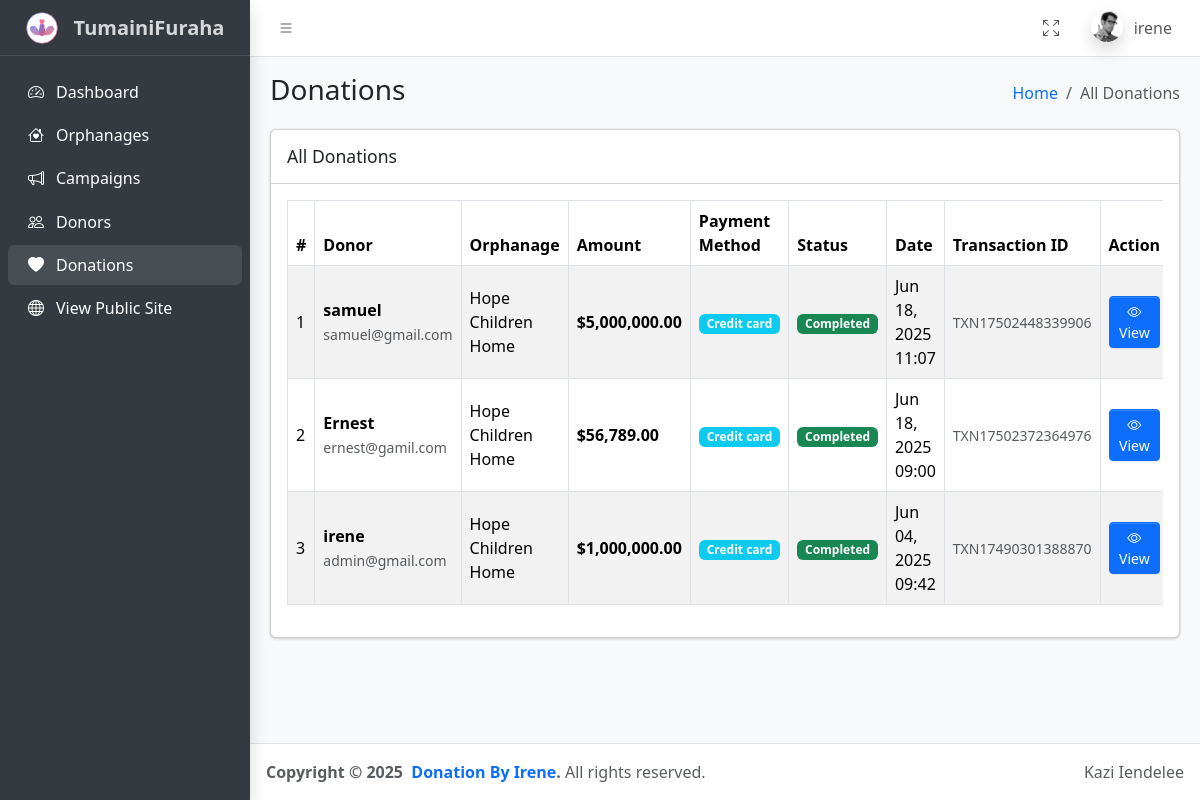
Screenshot of /dist/pages/donations.php (signed in) with the database file from the repository.
### tables this page shows
CREATE TABLE `donations` (
  `id` int NOT NULL AUTO_INCREMENT,
  `user_id` int NOT NULL,
  `orphanage_id` int NOT NULL,
  `campaign_id` int DEFAULT NULL,
  `amount` decimal(10,2) NOT NULL,
  `payment_status` enum('pending','completed','failed','refunded') NOT NULL DEFAULT 'pending',
  `payment_method` varchar(50) NOT NULL,
  `transaction_id` varchar(255) DEFAULT NULL,
  `message` text,
  `created_at` timestamp NOT NULL DEFAULT CURRENT_TIMESTAMP,
  `updated_at` timestamp NULL DEFAULT NULL ON UPDATE CURRENT_TIMESTAMP,
  PRIMARY KEY (`id`),
  KEY `user_id` (`user_id`),
  KEY `orphanage_id` (`orphanage_id`),
  KEY `campaign_id` (`campaign_id`),
  KEY `idx_donations_campaign_status` (`campaign_id`,`payment_status`),
  CONSTRAINT `donations_ibfk_3` FOREIGN KEY (`campaign_id`) REFERENCES `campaigns` (`id`) ON DELETE SET NULL
);

CREATE TABLE `users` (
  `id` int NOT NULL AUTO_INCREMENT,
  `username` varchar(255) NOT NULL,
  `first_name` varchar(255) NOT NULL,
  `middle_name` varchar(255) NOT NULL,
  `last_name` varchar(255) NOT NULL,
  `phone` varchar(255) NOT NULL,
  `email` varchar(255) NOT NULL,
  `password` varchar(255) NOT NULL,
  `created_at` timestamp NOT NULL DEFAULT CURRENT_TIMESTAMP,
  `role` varchar(255) NOT NULL DEFAULT 'donor',
  PRIMARY KEY (`id`)
);

CREATE TABLE `orphanages` (
  `id` int NOT NULL,
  `name` varchar(255) NOT NULL,
  `location` varchar(255) NOT NULL,
  `description` text NOT NULL,
  `contact_person` varchar(255) NOT NULL,
  `contact_phone` varchar(20) NOT NULL,
  `contact_email` varchar(255) NOT NULL,
  `bank_account` varchar(255) DEFAULT NULL,
  `image` varchar(255) DEFAULT NULL,
  `status` enum('active','inactive') NOT NULL DEFAULT 'active',
  `created_at` timestamp NOT NULL DEFAULT CURRENT_TIMESTAMP,
  `updated_at` timestamp NULL DEFAULT NULL ON UPDATE CURRENT_TIMESTAMP,
  PRIMARY KEY (`id`)
);

### dist/pages/donations.php (the view, shortened to what this page needs)
<?php include 'header.php' ?>
<?php include 'sidebar.php' ?>
<?php
  include "../includes/connection.php";
  $sql = "SELECT d.*, u.username, u.email, o.name as orphanage_name
          FROM donations d
          JOIN users u ON d.user_id = u.id
          JOIN orphanages o ON d.orphanage_id = o.id
          ORDER BY d.created_at DESC";
  $donations = mysqli_query($db, $sql);
?>
<main class="app-main">
  <div class="app-content-header">
    <div class="container-fluid">
      <div class="row">
        <div class="col-sm-6"><h3 class="mb-0">Donations</h3></div>
        <div class="col-sm-6">
          <ol class="breadcrumb float-sm-end">
            <li class="breadcrumb-item"><a href="#">Home</a></li>
            <li class="breadcrumb-item active" aria-current="page">All Donations</li>
          </ol>
        </div>
      </div>
    </div>
  </div>
  <div class="app-content">
    <div class="container-fluid">
      <div class="row">
        <div class="col-md-12">
          <div class="card mb-4">
            <div class="card-header"><h3 class="card-title">
              All Donations
            </h3></div>
            <div class="card-body">
              <div class="table-responsive">
                <table class="table table-bordered table-striped">
                  <thead>
                    <tr>
                      <th>#</th>
                      <th>Donor</th>
                      <th>Orphanage</th>
                      <th>Amount</th>
                      <th>Payment Method</th>
                      <th>Status</th>
                      <th>Date</th>
                      <th>Transaction ID</th>
                      <th>Action</th>
                    </tr>
                  </thead>
                  <tbody>
                    <?php
                    if (mysqli_num_rows($donations) > 0) {
                      $i = 0;
                      while ($donation = mysqli_fetch_assoc($donations)) :
                    ?>
                    <tr class="align-middle">
                      <td><?= ++$i ?></td>
                      <td>
                        <strong><?= htmlspecialchars($donation['username']) ?></strong><br>
                        <small class="text-muted"><?= htmlspecialchars($donation['email']) ?></small>
                      </td>
                      <td><?= htmlspecialchars($donation['orphanage_name']) ?></td>
                      <td><strong>$<?= number_format($donation['amount'], 2) ?></strong></td>
                      <td>
                        <span class="badge bg-info"><?= ucfirst(str_replace('_', ' ', $donation['payment_method'])) ?></span>
                      </td>
                      <td>
                        <?php
                          $status_class = '';
                          switch($donation['payment_status']) {
                            case 'completed': $status_class = 'bg-success'; break;
                          }
                        ?>
                        <span class="badge <?= $status_class ?>"><?= ucfirst($donation['payment_status']) ?></span>
                      </td>
                      <td><?= date('M d, Y H:i', strtotime($donation['created_at'])) ?></td>
                      <td>
                        <small class="text-muted"><?= htmlspecialchars($donation['transaction_id']) ?></small>
                      </td>
                      <td>
                        <button class="btn btn-primary btn-sm" onclick="viewDonation(<?= $donation['id'] ?>)">
                          <i class="bi bi-eye"></i> View
                        </button>
                      </td>
                    </tr>
                    <?php
                      endwhile;
                    } ?>
                  </tbody>
                </table>
              </div>
            </div>
          </div>
        </div>
      </div>
    </div>
  </div>
</main>
 <?php include 'footer.php' ?>

### rows the page displays
donations: user.username "samuel", user.email "samuel@gmail.com", orphanage.name "Hope Children Home", amount "5,000,000.00", payment_method "Credit card", payment_status "Completed", created_at "Jun 18, 2025 11:07", transaction "TXN17502448339906"
donations: user.username "Ernest", user.email "ernest@gamil.com", orphanage.name "Hope Children Home", amount "56,789.00", payment_method "Credit card", payment_status "Completed", created_at "Jun 18, 2025 09:00", transaction "TXN17502372364976"
donations: user.username "irene", user.email "admin@gmail.com", orphanage.name "Hope Children Home", amount "1,000,000.00", payment_method "Credit card", payment_status "Completed", created_at "Jun 04, 2025 09:42", transaction "TXN17490301388870"

### other values shown
$_SESSION['username'] "irene"
